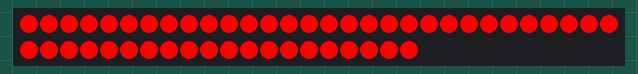
Simulated run of this sketch. Board: Arduino Uno, built with avr-gcc and run on an emulated ATmega328P. On the bench: 50 RGB LEDs in strip order, left to right, continuing on the next row. Dim RGB values are drawn brighter than linear.

Above: at 0.1 s.
At 0.6 s:
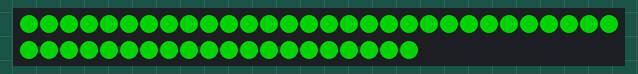
At 1.1 s:
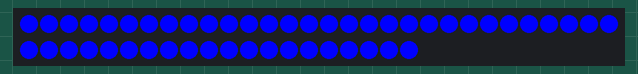
At 1.6 s:
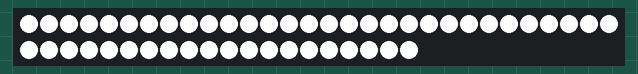

Measured:
- by itself, everything shown: repeats every 2.0 s, in 4 steps
- what the display in image 1 shows lasts 0.5 s, from 0.5 s to 1.0 s

The sketch:

blink.ino
```cpp
#include <FastLED.h>

#define NUM_LEDS 50
#define DATA_PIN 5

CRGB leds[NUM_LEDS];

void setup() {
    FastLED.addLeds<WS2811, DATA_PIN, RGB>(leds, NUM_LEDS);
}

void loop() {
  int i;
  for (i = 0; i < NUM_LEDS; i++) {
    leds[i] = CRGB::Red;
  }
  FastLED.show();
  delay(500);
  for (i = 0; i < NUM_LEDS; i++) {
    leds[i] = CRGB::Green;
  }
  FastLED.show();
  delay(500);
  for (i = 0; i < NUM_LEDS; i++) {
    leds[i] = CRGB::Blue;
  }
  FastLED.show();
  delay(500);
  for (i = 0; i < NUM_LEDS; i++) {
    leds[i] = CRGB::White;
  }
  FastLED.show();
  delay(500);
}
```
